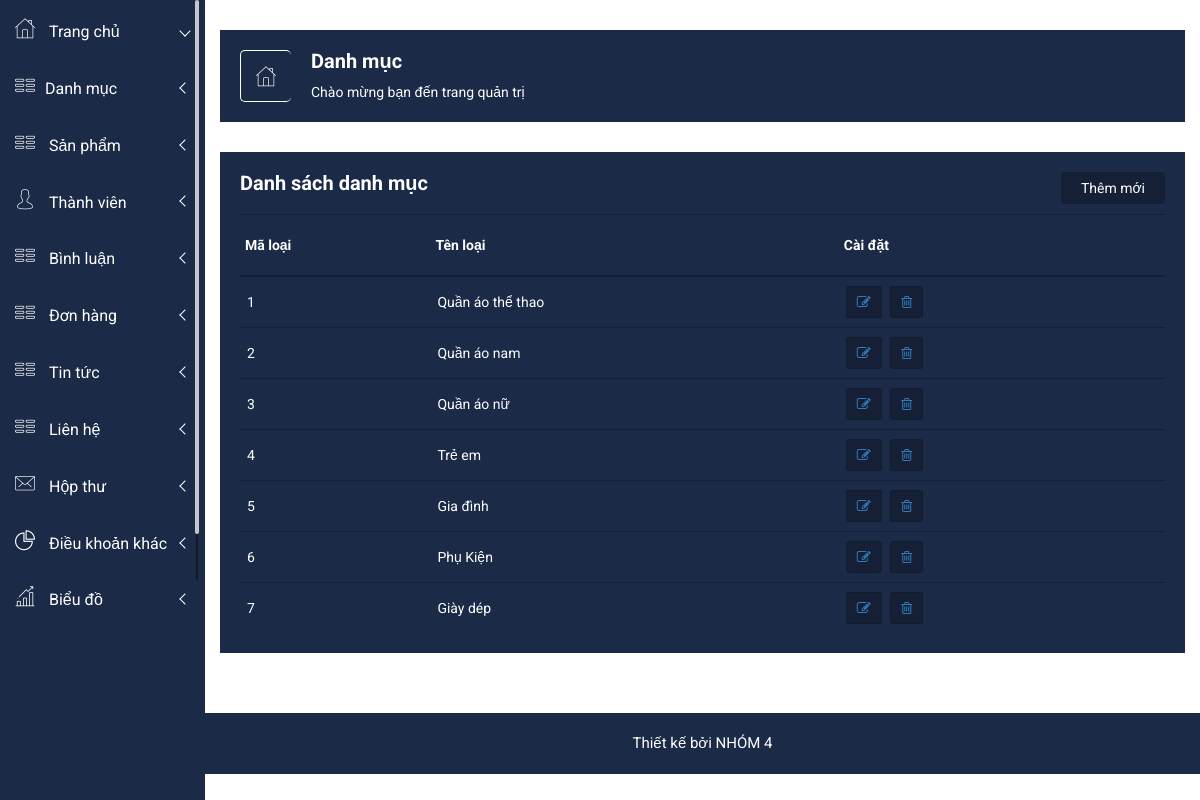
Screenshot of /admin1/index.php?act=dsdanhmuc with the database file from the repository.
### tables this page shows
CREATE TABLE `category` (
  `id` int(11) NOT NULL,
  `name` varchar(100) NOT NULL
);

### model/pdo.php (called while the page is built, shortened)
<?php
function pdo_get_connection(){
    $dburl = "mysql:host=localhost;dbname=webbanhang;charset=utf8";
    $username = 'root';
    $password = '';
    $conn = new PDO($dburl, $username, $password);
    $conn->setAttribute(PDO::ATTR_ERRMODE, PDO::ERRMODE_EXCEPTION);
    return $conn;
}
function pdo_query($sql){
    $sql_args = array_slice(func_get_args(), 1);
    try{
        $conn = pdo_get_connection();
        $stmt = $conn->prepare($sql);
        $stmt->execute($sql_args);
        $rows = $stmt->fetchAll();
        return $rows;
    }
    catch(PDOException $e){
        throw $e;
    }
    finally{
        unset($conn);
    }
}

### model/danhmuc.php (called while the page is built, shortened)
<?php
function loadall_danhmuc(){
    $sql="select * from category ";
    $listdm=pdo_query($sql);
    return $listdm;
}
?>

### admin1/danhmuc/danhsach.php (the view, shortened to what this page needs)
<div class="left-sidebar-pro">
    <nav id="sidebar" class="">
        <div class="left-custom-menu-adp-wrap comment-scrollbar">
            <nav class="sidebar-nav left-sidebar-menu-pro">
                <ul class="metismenu" id="menu1">
                    <li class="active">
                        <a class="has-arrow" href="index.php">
                            <i class="icon nalika-home icon-wrap"></i>
                            <span class="mini-click-non">Trang chủ</span>
                        </a>
                    </li>
                    <li>
                        <a class="has-arrow" href="#" aria-expanded="false"><i class="icon nalika-table icon-wrap"></i><span class="mini-click-non">Danh mục</span></a>
                    </li>
                    <li>
                        <a class="has-arrow" href="#" aria-expanded="false"><i class="icon nalika-table icon-wrap"></i> <span class="mini-click-non">Sản phẩm</span></a>
                    </li>
                    <li>
                        <a class="has-arrow" href="#" aria-expanded="false"><i class="icon nalika-user icon-wrap"></i> <span class="mini-click-non">Thành viên</span></a>
                    </li>
                    <li>
                        <a class="has-arrow" href="#" aria-expanded="false"><i class="icon nalika-table icon-wrap"></i> <span class="mini-click-non">Bình luận</span></a>
                    </li>
                    <li>
                        <a class="has-arrow" href="index.php?act=donhang" aria-expanded="false"><i class="icon nalika-table icon-wrap"></i> <span class="mini-click-non">Đơn hàng</span></a>
                    </li>
                    <li>
                        <a class="has-arrow" href="index.php?act=donhang" aria-expanded="false"><i class="icon nalika-table icon-wrap"></i> <span class="mini-click-non">Tin tức</span></a>
                    </li>
                    <li>
                        <a class="has-arrow" href="index.php?act=donhang" aria-expanded="false"><i class="icon nalika-table icon-wrap"></i> <span class="mini-click-non">Liên hệ</span></a>
                    </li>
                    <li>
                        <a class="has-arrow" href="index.php" aria-expanded="false"><i class="icon nalika-mail icon-wrap"></i> <span class="mini-click-non">Hộp thư</span></a>
                    </li>
                    <li>
                        <a class="has-arrow" href="index.php" aria-expanded="false"><i class="icon nalika-pie-chart icon-wrap"></i> <span class="mini-click-non">Điều khoản khác</span></a>
                    </li>
                    <li>
                        <a class="has-arrow" href="index.php" aria-expanded="false"><i class="icon nalika-bar-chart icon-wrap"></i> <span class="mini-click-non">Biểu đồ</span></a>
                    </li>
                </ul>
            </nav>
        </div>
    </nav>
</div>
<div class="all-content-wrapper">
    <div class="header-advance-area">
        <div class="breadcome-area">
            <div class="container-fluid">
                <div class="row">
                    <div class="col-lg-12 col-md-12 col-sm-12 col-xs-12">
                        <div class="breadcome-list">
                            <div class="row">
                                <div class="col-lg-6 col-md-6 col-sm-6 col-xs-6">
                                    <div class="breadcomb-wp">
                                        <div class="breadcomb-icon">
                                            <i class="icon nalika-home"></i>
                                        </div>
                                        <div class="breadcomb-ctn">
                                            <h2>Danh mục</h2>
                                            <p>Chào mừng bạn đến trang quản trị</p>
                                        </div>
                                    </div>
                                </div>
                                <div class="col-lg-6 col-md-6 col-sm-6 col-xs-6">
                                </div>
                            </div>
                        </div>
                    </div>
                </div>
            </div>
        </div>
    </div>
    <div class="product-status mg-b-30">
        <div class="container-fluid">
            <div class="row">
                <div class="col-lg-12 col-md-12 col-sm-12 col-xs-12">
                    <div class="product-status-wrap">
                        <h4>Danh sách danh mục</h4>
                        <div class="add-product">
                            <a href="index.php?act=tmdanhmuc">Thêm mới</a>
                        </div>
                        <table>
                            <tr>
                                <th>Mã loại</th>
                                <th>Tên loại</th>
                                <th>Cài đặt</th>
                            </tr>
                            <?php
                                foreach ($listdm as $danhmuc) {
                                    extract($danhmuc);
                                    $suadm='index.php?act=suadm&id='.$id;
                                    $xoadm='index.php?act=xoadm&id='.$id;
                                    echo '
                                    <tr>
                                        <td>'.$id.'</td>
                                        <td>'.$name.'</td>
                                        <td>
                                            <a href="'.$suadm.'">
                                                <button data-toggle="tooltip" title="Sửa" class="pd-setting-ed"><i class="fa fa-pencil-square-o" aria-hidden="true"></i></button>
                                            </a>
                                            <a href="'.$xoadm.'">
                                                <button data-toggle="tooltip" title="Xóa" class="pd-setting-ed"><i class="fa fa-trash-o" aria-hidden="true"></i></button>
                                            </a>
                                        </td>
                                    </tr>
                                    ';
                                }
                            ?>
                        </table>
                    </div>
                </div>
            </div>
        </div>
    </div>
    <div class="footer-copyright-area">
        <div class="container-fluid">
            <div class="row">
                <div class="col-lg-12">
                    <div class="footer-copy-right">
                        <p>Thiết kế bởi NHÓM 4</p>
                    </div>
                </div>
            </div>
        </div>
    </div>
</div>

### admin1/css/main.css (style rules this page uses)
html { color: #222; font-size: 1em; line-height: 1.4; }

### admin1/css/metisMenu/metisMenu-vertical.css (style rules this page uses)
.sidebar-nav { background: #fff; }
.sidebar-nav ul { padding: 0; margin: 0; list-style: none; background: #1b2a47; }
.sidebar-nav .metismenu { background: #1b2a47; display: -webkit-box; display: -ms-flexbox; display: flex; -webkit-box-orient: vertical; -webkit-box-direction: normal; -ms-flex-direction: column; flex-direction: column; }
.sidebar-nav .metismenu li + li { margin-top: 5px; }
.sidebar-nav .metismenu li:first-child { margin-top: 5px; }
.sidebar-nav .metismenu li:last-child { margin-bottom: 5px; }
.sidebar-nav .metismenu > li { display: -webkit-box; display: -ms-flexbox; display: flex; -webkit-box-orient: vertical; -webkit-box-direction: normal; -ms-flex-direction: column; flex-direction: column; position: relative; }
.sidebar-nav .metismenu a { position: relative; display: block; padding: 13px 15px; color: #fff; outline-width: 0; transition: all .3s ease-out; font-size:16px; }
.sidebar-nav .metismenu li .icon-wrap { margin-right:10px; font-size:20px; }

### rows the page displays
category: id "1", name "Quần áo thể thao"
category: id "2", name "Quần áo nam"
category: id "3", name "Quần áo nữ"
category: id "4", name "Trẻ em"
category: id "5", name "Gia đình"
category: id "6", name "Phụ Kiện"
category: id "7", name "Giày dép"
